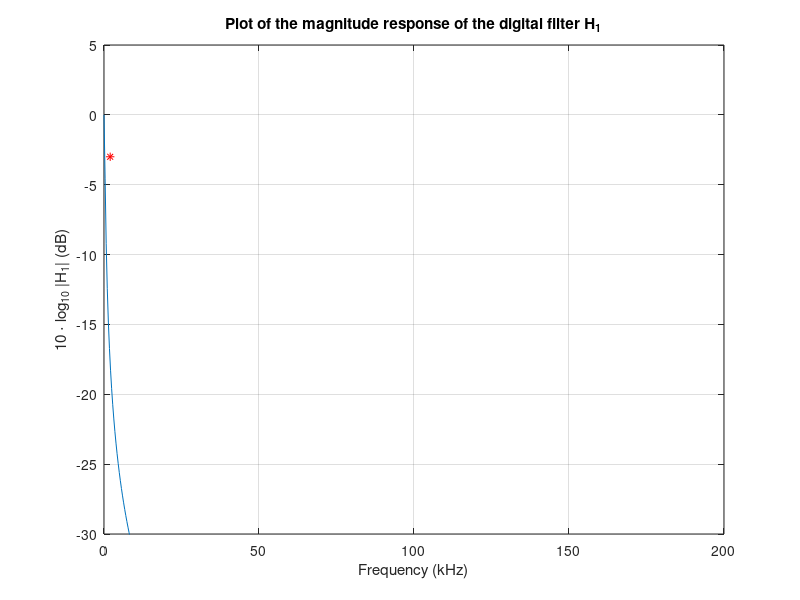
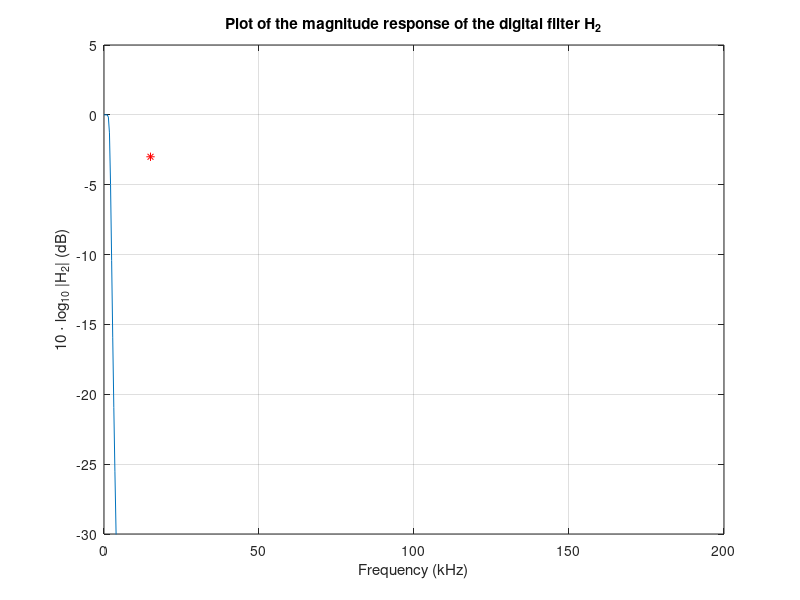
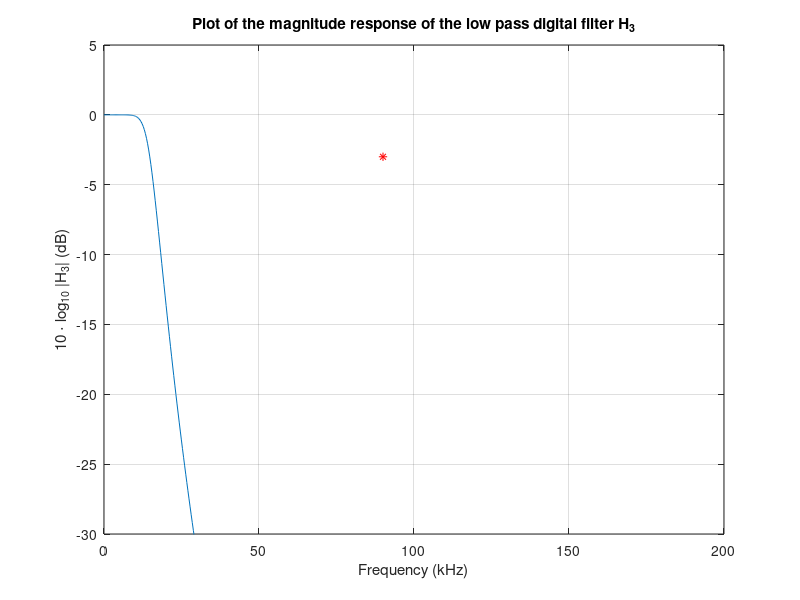

Here is the MATLAB script that generated these plots, in order: (Note: this script raises an error after producing the figures.)
function communications = commass051b% (sig, pr)
%COMMASS051 Determine the signal to noise ratio (SNR) of a frequency modulated (FM) signal
% sig: sig = 0 for a sinewave, and sig = 1 for a random signal
% pr: pr = 0 to plot and display graphs, and pr = 1 for modeling
% Base units are: MHz for frequency, krad for angular frequencies, dB for power,
% microseconds for sampling intervals, and V for voltage
%
% This is written by Zhiyang Ong, for the MATLAB Assignment
% of Communications IV (2005), Adelaide University

% Increase the number of decimal places that are used in numerical calculations to avoid
% numerical ill-conditioning
format('long')

%%%%%%%%%%%%%%
% Specified parameters %%
%%%%%%%%%%%%%%
% Baseband bandwidth=15kHz
W=0.015;
% RF carrier amplitude = 1 V (peak)
A=1;
% Frequency deviation = 75 kHz
fd=0.075;
% Angular frequency deviation: \omega_d = 2*pi*fd
wd=2 * pi *fd;
% Noise spectral density, varied in steps of 1dB so that
% 10dB <= Pr/(No*W) = A^2/(2*No*W) <= 30 dB
No=0;
% Sampling frequency=360kHz
fs=0.36;
% Period between samples of the FM signal; sample interval
Ts=1/fs;
% Number of samples
N=100000;

%%%%%%%%%%%%%%%%%%
% Determined variables
% Time variable
t=(0:N-1)*Ts;
% Range of SNR_{db} values with increments of 1dB
snrdb = (10:30);
% Convert SNR in dB to ratio
snr = 10.^(0.1 * snrdb);
% Number of values in the range of SNR
snrlen=length(snr);
% Number of samples for the frequency response
numsample = 512;

%%%%%%%%%%%%%
% Process user input
pr=0;
sig=0;
%warning('off','last')
dispGraph=logical(pr);
signal=logical(sig);
%warning('on','last')

%%%%%%%%%%%%%%%%
% Digital filter design
%%%%%%%%%%%%%%%
%%%%%%%%%%%%%%%%%%%%%%%%%%%%%%%%%
% Design of the digital filter H1 with a 3 dB bandwidth of 2kHz,
% which is based on the single pole analog filter
% 3 dB bandwidth of H1 = 2kHz
fd1=0.002;
% Angular 3 dB bandwidth of H1
wd1=2*pi*fd1;
% Determination of the 3 dB bandwidth for the single pole analog filter,
% which takes into account the effects of frequency warping [Ambardar 1999]
wa1=2*fs*tan(wd1*Ts/2);
% Get the non-angular 3 dB bandwidth for H1
fa1=wa1/(2*pi);
% Coefficients in the numerator of H1's transfer function
num1=wa1;
% Coefficients in the denominator of H1's transfer function
den1=[1 wa1];
% Convert the s-domain transfer function of the single-pole analog filter
% to its discrete equivalents using bilinear transformation
[num1d,den1d]=bilinear(num1,den1,fs);
% Determine the frequency response vector and its corresponding
% frequency vector for the digital filter
[h1,f] = freqz(num1d,den1d,numsample,fs);
% Determine the magnitude response of the filter H1
h1mag=20*log10(abs(h1));
% Bring this figure (to be created soon) to the foreground
figure(1);
% Plot magnitude response of the digital filter H1
% Display the response from -30 dB to 5 dB and its 3 dB bandwidth,
% which is on a frequency scale from 0 to180 kHz
plot(f*1000,h1mag,2,-3,'*r')
% Get the current limits of the axes
curlimits=axis;
% Set the limits for the x- and y-axis for the current axes
axis([curlimits(1) curlimits(2) -30 5])
title('Plot of the magnitude response of the digital filter H_1')
xlabel('Frequency (kHz)')
ylabel('10 \cdot log_{10} |H_1| (dB)')
grid on

%%%%%%%%%%%%%%%%%%%%%%%%%%%%%%%%%
% Design of the digital filter H2 with a 3 dB bandwidth of 15kHz,
% which is based on the 5th order analog Butterworth filter
% The post-detection filter H4 is the same as H2
% 3 dB bandwidth of H2 = 15kHz
fd2=0.015;
% Angular 3 dB bandwidth of H2
wd2=2*pi*fd2;
% Determination of the 3 dB bandwidth for the 5th order analog Butterworth filter,
% which takes into account the effects of frequency warping [Ambardar 1999]
wa2=2*fs*tan(wd2*Ts/2);
% Get the non-angular 3 dB bandwidth for H2
fa2=wa2/(2*pi);
% Coefficients in the numerator of H2's transfer function
num2=wa2^5;
% Constants of the coefficient of the 1st and 4th order terms
% in the denominator of H2's transfer function
c14=1+sqrt(5);
% Constants of the coefficient of the 2nd and 3rd order terms
% in the denominator of H2's transfer function
c23=3+sqrt(5);
% Coefficients in the denominator of H2's transfer function
den2=[1 c14*wa2 c23*wa2^2 c23*wa2^3 c14*wa2^4 wa2^5];
% Convert the s-domain transfer function of the 5th order analog Butterworth filter
% to its discrete equivalents using bilinear transformation
[num2d,den2d]=bilinear(num2,den2,fs);
% Determine the frequency response vector and its corresponding
% frequency vector for the digital filter
[h2,f] = freqz(num2d,den2d,numsample,fs);
% Determine the magnitude response of the filter H2
h2mag=20*log10(abs(h2));
% Bring this figure (to be created soon) to the foreground
figure(2);
% Plot magnitude response of the digital filter H2,
% which is based on a 5th order analog Butterworth filter
% Display the response from -30 dB to 5 dB and its 3 dB bandwidth,
% which is on a frequency scale from 0 to180 kHz
plot(f*1000,h2mag,15,-3,'*r')
% Get the current limits of the axes
curlimits=axis;
% Set the limits for the x- and y-axis for the current axes
axis([curlimits(1) curlimits(2) -30 5])
title('Plot of the magnitude response of the digital filter H_2')
xlabel('Frequency (kHz)')
ylabel('10 \cdot log_{10} |H_2| (dB)')
grid on


%%%%%%%%%%%%%%%%%%%%%%%%%%%%%%%%%
% Design of the low pass digital filter H3 with a 3 dB bandwidth of 90kHz,
% which is based on the 5th order analog Butterworth filter
% The required RF bandwidth B is given by Carson's Rule
% B = 2(fd + W) = 2(75 kHz + 15 kHz) = 180 kHz
% [Proakis 2002, Carlson 2002, Stremler 1990, & Couch 1997]
% Since phasor representation of RF signals is used, the bandwidth is halved
% Hence, B = 90 kHz and fs = 4*B
% Phasors are used to simulate RF signals since simulating FM modulation
% with modulation onto an RF carrier frequency would be slow.
% This is due to the requirement of having a sampling frequency that is
% twice the carrier frequency so that sampling occurs at a frequency
% greater than the Nyquist sampling rate.
% [Proakis 2002, Carlson 2002, Stremler 1990, & Couch 1997]
% 3 dB bandwidth of H3 = B = 90kHz
fd3=0.090;
% Angular 3 dB bandwidth of H3
wd3=2*pi*fd3;
% Determination of the 3 dB bandwidth for the 5th order analog Butterworth filter,
% which takes into account the effects of frequency warping [Ambardar 1999]
wa3=2*fs*tan(wd3*Ts/2);
% Get the non-angular 3 dB bandwidth for H3
fa3=wa3/(2*pi);
% Coefficients in the numerator of H3's transfer function
num3=wa3^5;
% Constants of the coefficient of the 1st and 4th order terms
% in the denominator of H3's transfer function
c14=1+sqrt(5);
% Constants of the coefficient of the 2nd and 3rd order terms
% in the denominator of H3's transfer function
c23=3+sqrt(5);
% Coefficients in the denominator of H3's transfer function
den3=[1 c14*wa3 c23*wa3^2 c23*wa3^3 c14*wa3^4 wa3^5];
% Convert the s-domain transfer function of the 5th order analog Butterworth filter
% to its discrete equivalents using bilinear transformation
[num3d,den3d]=bilinear(num3,den3,fs);
% Determine the frequency response vector and its corresponding
% frequency vector for the digital filter
[h3,f] = freqz(num3d,den3d,numsample,fs);
% Determine the magnitude response of the filter H3
h3mag=20*log10(abs(h3));
% Bring this figure (to be created soon) to the foreground
figure(3);
% Plot magnitude response of the low pass digital filter H3,
% which is based on a 5th order analog Butterworth filter
% Display the response from -30 dB to 5 dB and its 3 dB bandwidth,
% which is on a frequency scale from 0 to180 kHz
plot(f*1000,h3mag,90,-3,'*r')
% Get the current limits of the axes
curlimits=axis;
% Set the limits for the x- and y-axis for the current axes
axis([curlimits(1) curlimits(2) -30 5])
title('Plot of the magnitude response of the low pass digital filter H_3')
xlabel('Frequency (kHz)')
ylabel('10 \cdot log_{10} |H_3| (dB)')
grid on

% Generate a frequency modulated (FM) signal for transmission
% in phasor form (without the carrier modulation operation)
% That is, the message signal m(t) is modfm
if signal == 0
    % Generating frequency modulated sinusoidal signal, mt_sin,
    % with a frequency of 0.002 MHz
    % This FM sinusoidal signal is normalized to |m(t)| < 1
    mt_sin = sin(2*pi*0.002*t);
    % Assign the sinusoid to the FM signal
    modfm = mt_sin;
else
    % Generating frequency modulated random signal, mt_rand, which is Gaussian white noise
    % Reset the normally distributed pseudo-random number generator to its initial state
    randn('state',0);
    % Generate independent Gaussian samples with unity variance and zero mean
    % to model Gaussian noise samples.
    mt_rand = randn(1,N);
    % Filter the random FM signal with the digital filter H1,
    % which has a 2 kHz 3 dB-bandwidth
    y1=filter(num1d,den1d,mt_rand);
    % Filter the random FM signal with the digital filter H2,
    % which has a 15 kHz 3 dB-bandwidth
    y2=filter(num2d,den2d,y1);
    % Normalize this FM sinusoidal signal to |m(t)| < 1 by scaling the filter ouput
    % Get the maximum sample value of y2
    y2max=max(y2);
    % Get the minimum sample value of y2
    y2min=-min(y2);
    % If the middle value of the minimum and maximum sample values is >=0
    if y2max >= y2min
        % Assign the noise samples to the FM signal and normalize the amplitude
        modfm = mt_rand/y2max;
    else
        % Assign the noise samples to the inverted FM signal and normalize the amplitude
        modfm = mt_rand/y2min;
    end
end

% Generate the reference FM signal, vref, coming out of the transmitter and channel
% in the absence of noise
% That is, the FM signal received in the absence of noise
% Duration of sample intervals of FM signal
klimit=N-1;
% Cumulative summation of message signal over time
summ(1)=0;
%modfm(5000)
for k=1:klimit
    summ(k+1)=summ(k) + modfm(k)*Ts;
    echo off;
end
echo on;
% Sample FM modulation signal as a zero-mean stationary,
% Gaussian process [Proakis 2002]
phi=2*pi*fd*Ts*summ;
%%%%%%%%%%%%%%%%%%%
% Reference signal, vref
vref=A*exp(phi*j);


%%%%%%%%%%%%%%%%%%%%
% Generate white noise that are added to the signal during modulation and transmission
% Generate random numbers with unit variance for n_c(t) and n_s(t)
% In-phase noise, n_c(t)
nc=randn(1,N);
% Quadrature noise, n_s(t)
ns=randn(1,N);
% Noise phasor
nt=nc+j*ns;

% Add noise to the FM signal (model additive noise in the transmission of the FM signal)
vo=vref+nt;

% Filter the received FM signal to obtain the pre-detection signal
ypre=filter(num3d,den3d,vo);
% Get its phase response
[ypremod,freqresp]=freqz(ypre,1,numsample);
% Phase of ypremod
phaseypre=angle(ypremod)*180/pi;
% Make the phase continuous
phaseypremod=unwrap(phaseypre);
% Determine the phase differences to approximate the instantaneous frequency
phasediff(1)=phaseypremod(1);
klimit=512-1;
for k=2:klimit
    phasediff(k)=phaseypremod(k) - phaseypremod(k-1);
end
% Demodulate the received FM signal in phasor form
% (without the carrier modulation operation)
vd=(1/(2*pi*fd*Ts))*phasediff;

% Post-detection filtering with the digital filter H4, which is equal to H2
ypost=filter(num2d,den2d,vd);
% Determine the power of the received post-detection output FM signal
Pr=20*log10(abs(ypost));
% Determine the signal to noise ratios (SNR) of the received FM signal
% For each SNR value,
for k=1:snrlen
    % Noise spectral density
    No=(1/(snr(k)*W))*Pr;
    
    % Determine the correlation of the received FM signal with the output signal
    % under noise free conditions    
    % Correlate ypost with vref
    for index=1:klimit
        corrvovref(index)=ypost(k)*vref(k);
    end
    % Correlate vref with itself
    for index=1:klimit
        corrvref(index)=vref(k)*vref(k);
    end
    % Estimate lambda to determine the signal and noise components at the output
    lambda=corrvovref./corrvref;
    % Determine the signal component at the output
    s0=lambda.*vref;
    % Determine the noise component at the output
    n0=ypost-s0;
    
    % Determine the SNR at the output
    s0n0=s0./n0;
    % Determine the SNR at the output in dB
    cursnrdB(k)=20*log10(abs(s0n0));
    
    % For SNR = 17dB
    if k == 8
        % Plot s_0(t) and n_0(t) for 0<=t<=10 ms
        % Determine the range of values for time
        time=(0:N-1)/10000;
        
        % Plot s0 and n0 against time for 0<=time<=10ms
        figure(4);
        subplot(2,1,1); plot(time,s0)
        title('Plot of the signal component at the output s_o(t) against time t')
        xlabel('time t (ms)')
        ylabel('s_o(t)')
        subplot(2,1,2); plot(time,n0)
        title('Plot of the noise component at the output n_o(t) against time t')
        xlabel('time t (ms)')
        ylabel('n_o(t)')
    end
end
    
% Plot SNR of the output in dB against Pr/NoW in dB
figure(5);
plot(snrdb,cursnrdB)
hold on
coeff=1/1.1530;
plot(snrdb,coeff*cursnrdB)
title('Plot of the output SNR_{dB} against \frac{P_r}{N_oW} in dB')
ylabel('output SNR_{dB}')
xlabel('\frac{P_r}{N_oW} in dB')
legend('output SNR','theoretical SNR')

disp('End of simulation')

%%%%%%%%%%%%%%%%%%%%%%%%%%%%%
% Reference list:
% Ambardar, Ashok 1999, Analog and Digital Signal Processing, 2nd Edition,
% Brooks/Cole, Pacific Groove, CA, page 691
% Proakis, John G. & Salehi, Masoud 2002, Communication Systems Engineering,
% 2nd Edition, Prentice-Hall, Upper Saddle River, NJ, pages 10, 48, 107, 238, 494
% Carlson, A. Bruce, Crilly, Paul B., & Rutledge, Janet C. 2002, Communication
% Systems: An Introduction to Signals and Noise in Electrical Communication,
% 4th Edition, McGraw-Hill, Singapore, pages 201, 235-236
% Stremler, Ferrel G. 1990, Introduction to Communication Systems, 3rd Edition,
% Addison-Wesley, Reading, MA, pages 129, 313
% Couch (II), Leon W. 1997, Digital and Analog Communication Systems, 5th Edition,
% Prentice-Hall, NJ, pages 88, 317, 342
% Proakis, John G, Salehi, Masoud, & Bauch, Gerhard 2004, Contemporary
% Communication Systems Using MATLAB and Simulink, 2nd Edition,
% Thomson-Brooks/Cole, Toronto, Ontario, page 124-125, 127-128
